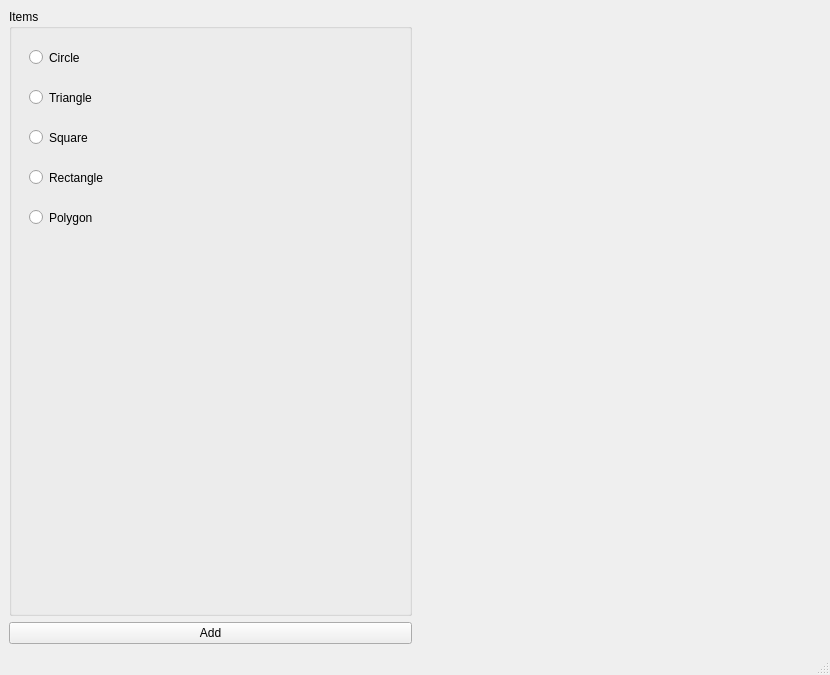
<?xml version="1.0" encoding="UTF-8"?>
<ui version="4.0">
 <class>MainWindow</class>
 <widget class="QMainWindow" name="MainWindow">
  <property name="geometry">
   <rect>
    <x>0</x>
    <y>0</y>
    <width>830</width>
    <height>675</height>
   </rect>
  </property>
  <property name="windowTitle">
   <string>MainWindow</string>
  </property>
  <widget class="QWidget" name="centralwidget">
   <layout class="QHBoxLayout" name="horizontalLayout">
    <item>
     <layout class="QVBoxLayout" name="verticalLayout">
      <item>
       <widget class="QGroupBox" name="gbItems">
        <property name="title">
         <string>Items</string>
        </property>
<widget class="QRadioButton" name="rbCircle">
         <property name="geometry">
          <rect>
           <x>20</x>
           <y>40</y>
           <width>82</width>
           <height>17</height>
          </rect>
         </property>
         <property name="text">
          <string>Circle</string>
         </property>
        </widget>
        <widget class="QRadioButton" name="rbTriangle">
         <property name="geometry">
          <rect>
           <x>20</x>
           <y>80</y>
           <width>82</width>
           <height>17</height>
          </rect>
         </property>
         <property name="text">
          <string>Triangle</string>
         </property>
        </widget>
        <widget class="QRadioButton" name="rbSquare">
         <property name="geometry">
          <rect>
           <x>20</x>
           <y>120</y>
           <width>82</width>
           <height>17</height>
          </rect>
         </property>
         <property name="text">
          <string>Square</string>
         </property>
        </widget>
        <widget class="QRadioButton" name="rbRectangle">
         <property name="geometry">
          <rect>
           <x>20</x>
           <y>160</y>
           <width>82</width>
           <height>17</height>
          </rect>
         </property>
         <property name="text">
          <string>Rectangle</string>
         </property>
        </widget>
        <widget class="QRadioButton" name="rbPolygon">
         <property name="geometry">
          <rect>
           <x>20</x>
           <y>200</y>
           <width>82</width>
           <height>17</height>
          </rect>
         </property>
         <property name="text">
          <string>Polygon</string>
         </property>
        </widget>
       </widget>
      </item>
      <item>
       <widget class="QPushButton" name="btnAdd">
        <property name="text">
         <string>Add</string>
        </property>
       </widget>
      </item>
     </layout>
    </item>
    <item>
     <widget class="QWidget" name="widget" native="true"/>
    </item>
   </layout>
  </widget>
  <widget class="QMenuBar" name="menubar">
   <property name="geometry">
    <rect>
     <x>0</x>
     <y>0</y>
     <width>830</width>
     <height>21</height>
    </rect>
   </property>
  </widget>
  <widget class="QStatusBar" name="statusbar"/>
 </widget>
 <resources/>
 <connections/>
</ui>
